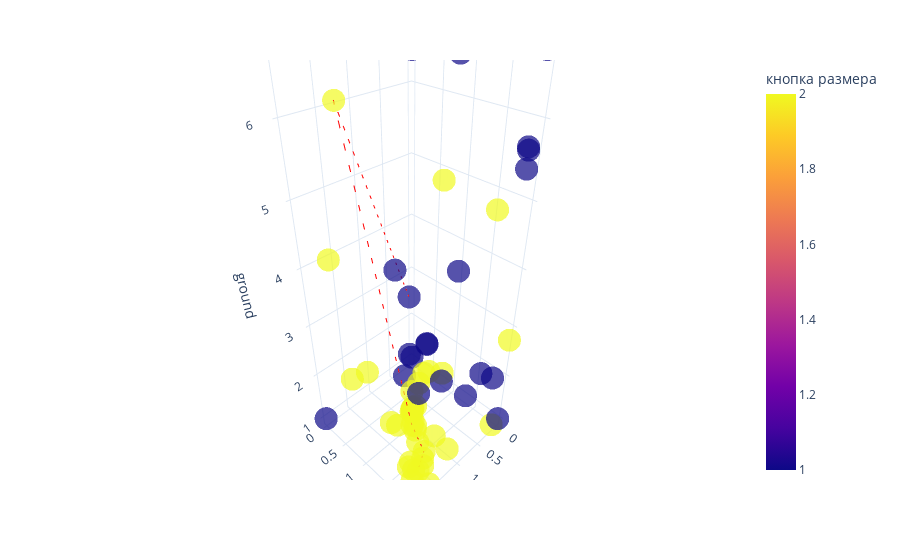

Write notebook code for a chart like this one.
### Code cell
fig = px.scatter_3d(steps_df, x='coffee', y='size', z='ground', 
                    color='кнопка размера', 
                    opacity=0.7, 
                    color_discrete_sequence=px.colors.qualitative.Alphabet)
# this is best path, plot it as a  directional line in 3d
best_option = steps_df.iloc[prob.ibest_seq].drop_duplicates()
# Create the line plot
gradient = best_option.index

line_plot = px.line_3d(best_option, x='coffee', y='size', z='ground')
line_plot['data'][0]['line']['color'] = '#FF0000'
line_plot['data'][0]['line']['dash'] = 'dash'
fig.add_trace(line_plot.data[0])
fig.update_layout(title='')

fig.update_layout(template='plotly_white')

go.Figure(fig).show()

### Figure 1 — Plotly figure (JSON) as saved in the notebook; plotly's stock layout.template omitted (floating-point values rounded to 4 significant figures)
{"data": [{"hovertemplate": "coffee=%{x}<br>size=%{y}<br>ground=%{z}<br>кнопка размера=%{marker.color}<extra></extra>", "legendgroup": "", "marker": {"color": [1, 1, 2, 2, 2, 1, 2, 1, 1, 2, 2, 2, 1, 2, 2, 2, 2, 2, 1, 2, 1, 2, 2, 1, 1, 2, 2, 1, 2, 2, 2, 2, 1, 1, 1, 1, 1, 2, 2, 2, 2, 2, 2, 1, 2, 1, 2, 2, 2, 2, 2, 2, 1, 1, 2, 2, 2, 1, 2, 2, 2, 1, 2], "coloraxis": "coloraxis", "opacity": 0.7, "symbol": "circle"}, "mode": "markers", "name": "", "scene": "scene", "showlegend": false, "type": "scatter3d", "x": [0.4639, 0.7011, 1.857, 1.67, 1.564, 0.8555, 1.266, 1.15, 0.1688, 0.3043, 1.264, 1.258, 1.2, 1.225, 1.214, 1.165, 1.211, 1.175, 0.1845, 1.186, 0.1234, 1.164, 1.213, 0.7197, 2.0, 0.0, 2.0, 0.0, 0.0, 0.172, 0.02989, 0.0, 0.7562, 0.1123, 0.0, 2.0, 0.03181, 1.244, 1.305, 1.675, 1.761, 1.562, 1.602, 0.07334, 1.391, 0.6455, 1.592, 1.587, 1.65, 1.021, 1.408, 0.9858, 0.5369, 0.1149, 1.668, 1.648, 1.608, 0.0, 1.785, 1.519, 1.499, 0.0, 1.197], "y": [0.4042, 1.023, 0.7836, 0.09786, 0.2285, 1.514, 1.272, 0.8352, 1.976, 1.755, 1.333, 1.388, 1.044, 1.21, 1.227, 1.245, 1.211, 1.204, 2.0, 1.21, 1.955, 1.165, 1.214, 1.038, 2.0, 0.0, 2.0, 0.0, 2.0, 2.0, 0.7843, 2.0, 1.582, 2.0, 2.0, 0.0, 0.0, 1.571, 1.575, 1.249, 0.8808, 1.26, 1.815, 1.363, 2.0, 1.295, 1.717, 1.555, 2.0, 1.796, 1.642, 1.491, 0.7016, 0.04978, 1.593, 1.685, 1.741, 1.801, 1.791, 1.596, 1.729, 1.574, 1.668], "z": [2.924, 2.489, 6.338, 4.052, 1.781, 6.727, 1.324, 3.994, 5.729, 4.916, 1.261, 1.004, 2.201, 1.554, 1.612, 1.665, 1.612, 1.283, 5.479, 1.62, 5.671, 1.44, 1.592, 2.527, 7.0, 6.823, 3.273, 1.0, 7.0, 1.0, 1.182, 2.756, 4.153, 6.722, 1.0, 1.0, 7.0, 2.72, 1.0, 1.735, 2.574, 1.582, 3.135, 1.101, 7.0, 1.852, 2.87, 1.0, 1.0, 1.0, 1.0, 1.0, 1.0, 1.191, 1.0, 1.0, 1.0, 1.814, 1.0, 1.832, 1.0, 1.744, 5.57]}, {"hovertemplate": "coffee=%{x}<br>size=%{y}<br>ground=%{z}<extra></extra>", "legendgroup": "", "line": {"color": "#FF0000", "dash": "dash"}, "marker": {"symbol": "circle"}, "mode": "lines", "name": "", "scene": "scene", "showlegend": false, "type": "scatter3d", "x": [0.4639, 1.857, 1.266, 1.305, 1.608], "y": [0.4042, 0.7836, 1.272, 1.575, 1.741], "z": [2.924, 6.338, 1.324, 1.0, 1.0]}], "layout": {"coloraxis": {"colorbar": {"title": {"text": "кнопка размера"}}, "colorscale": [[0.0, "#0d0887"], [0.1111, "#46039f"], [0.2222, "#7201a8"], [0.3333, "#9c179e"], [0.4444, "#bd3786"], [0.5556, "#d8576b"], [0.6667, "#ed7953"], [0.7778, "#fb9f3a"], [0.8889, "#fdca26"], [1.0, "#f0f921"]]}, "legend": {"tracegroupgap": 0}, "margin": {"t": 60}, "scene": {"domain": {"x": [0.0, 1.0], "y": [0.0, 1.0]}, "xaxis": {"title": {"text": "coffee"}}, "yaxis": {"title": {"text": "size"}}, "zaxis": {"title": {"text": "ground"}}}, "title": {"text": ""}}}
